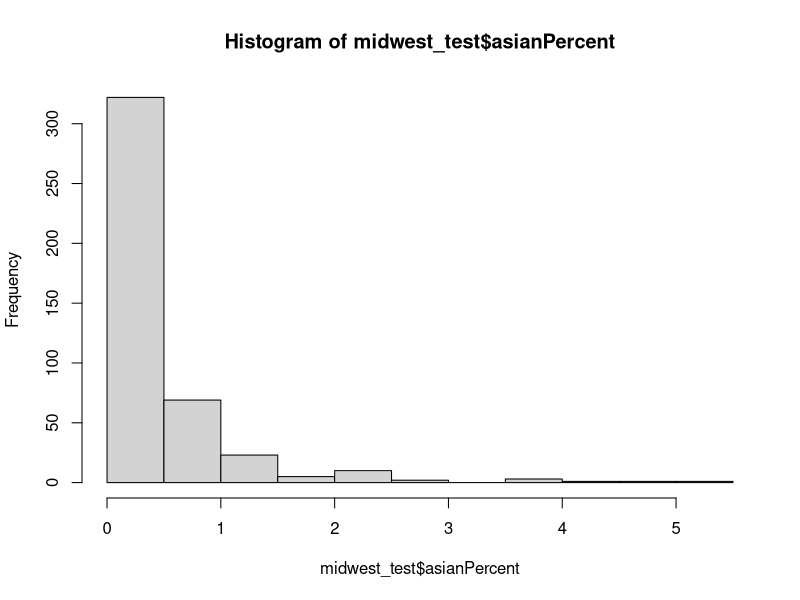
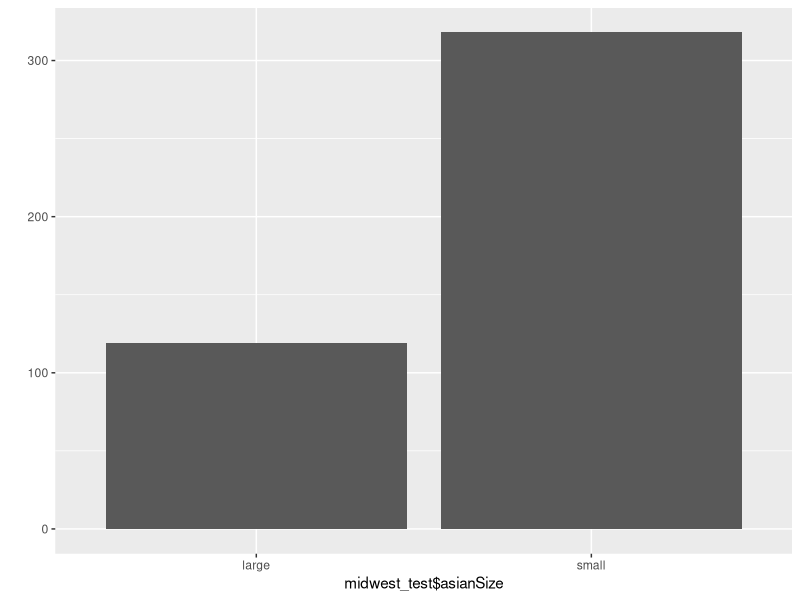

These figures' R source, in order:
# (1)
library(ggplot2)
library(dplyr)
midwest <- as.data.frame(ggplot2::midwest)
midwest
View(midwest)
dim(midwest) # 행과 열
head(midwest) # 위에서부터 6개
tail(midwest) # 아래에서부터 6개
str(midwest) # 구조
summary(midwest) # 최소값,최대값,1사분위값,3사분위값,중앙값,평균

# (2) 변수명 수정
midwest_test <- midwest
midwest_test
midwest_test <- rename(midwest_test, total = poptotal, asian = popasian) # rename 함수 이용
View(midwest_test)

# (3) 전체 인구 대비 아시아 인구 백분율 파생변수
midwest_test$asianPercent <- (midwest_test$asian/midwest_test$total)*100
hist(midwest_test$asianPercent)

# (4)
mean_asianPercent <- mean(midwest_test$asianPercent) # 아시아 인구 백분율 전체 평균
midwest_test$asianSize <- ifelse(midwest_test$asianPercent > mean_asianPercent, "large", "small")

# (5)
table(midwest_test$asianSize) # 빈도표
qplot(midwest_test$asianSize) # 빈도 막대그래프

